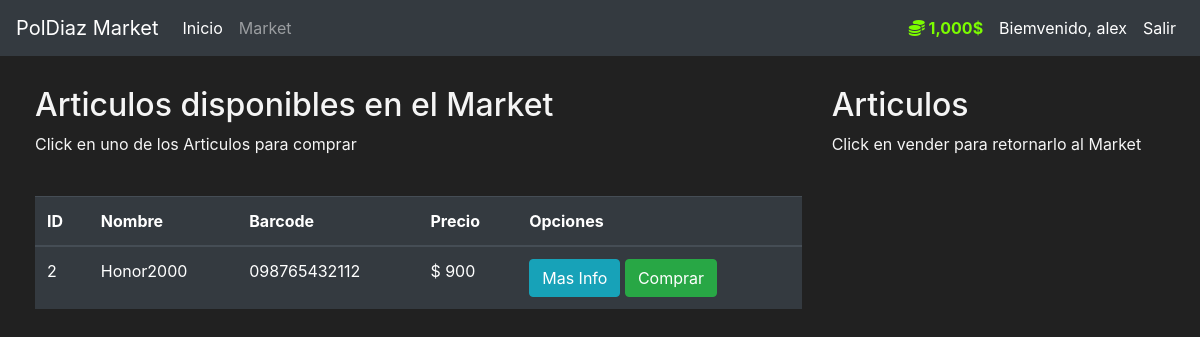
Before: /market (signed in) with the older database file.
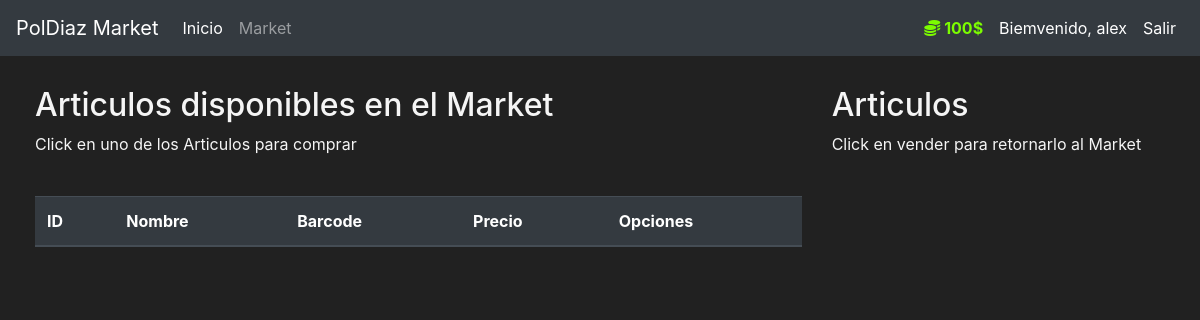
After: the same page with the newer database file.
### market/models.py (models this page shows, shortened)
class User(db.Model, UserMixin):
    id = db.Column(db.Integer(), primary_key=True)
    usuario = db.Column(db.String(length=30), nullable=False, unique=True)
    email = db.Column(db.String(length=50), nullable=False, unique=True)
    password_hash = db.Column(db.String(length=60), nullable=False)
    budget = db.Column(db.Integer(), nullable=False, default=1000)
    items = db.relationship("Item", backref="owned_user", lazy=True)
    @property
    def prettier_budget(self):
        if len(str(self.budget)) >= 4:
            return f"{str(self.budget)[:-3]},{str(self.budget)[-3:]}$"
        else:
            return f"{self.budget}$"
    @property
    def password(self):
        return self.password

class Item(db.Model):
    id = db.Column(db.Integer(), primary_key=True)
    nombre = db.Column(db.String(length=30), nullable=False, unique=True)
    precio = db.Column(db.Integer(), nullable=False)
    barcode = db.Column(db.String(length=12), nullable=False, unique=True)
    descripcion = db.Column(db.String(length=1024), nullable=False, unique=True)
    owner = db.Column(db.Integer(), db.ForeignKey("user.id"))

### market/routes.py (the view, shortened to what this page needs)
@app.route("/market", methods=["GET", "POST"])
@login_required
def market_page():
    purchase_form = PurchaseItemForm()
    if request.method == "GET":
        items = Item.query.filter_by(owner=None)
        return render_template("market.html", items=items, purchase_form=purchase_form)

### market/models.py (called while the page is built)
@login_manager.user_loader
def load_user(user_id):
    return User.query.get(int(user_id))

### market/templates/market.html (shortened to what this page needs)
{% extends 'base.html' %}
{% block content %}
  <div class="row" style="margin-top: 30px; margin-left: 20px;">
    <div class="col-8">
      <h2>Articulos disponibles en el Market</h2>
      <p>Click en uno de los Articulos para comprar</p>
      <br />
      <table class="table table-hover table-dark">
        <thead>
          <tr>
            <th scope="col">ID</th>
            <th scope="col">Nombre</th>
            <th scope="col">Barcode</th>
            <th scope="col">Precio</th>
            <th scope="col">Opciones</th>
          </tr>
        </thead>
      <tbody>
        {% for item in items %}
          <tr>
            <td>{{ item.id }}</td>
            <td>{{ item.nombre }}</td>
            <td>{{ item.barcode }}</td>
            <td>$ {{ item.precio }}</td>
            <td>
              <button
                class="btn btn-outline btn-info"
                data-toggle="modal"
                data-target="#Modal-MoreInfo-{{ item.id }}">
                Mas Info
              </button>
              <button
                class="btn btn-outline btn-success"
                data-toggle="modal"
                data-target="#Modal-PurchaseConfirm-{{ item.id }}">
                Comprar
              </button>
            </td>
          </tr>
        {% endfor %}
        </tbody>
      </table>
    </div>
    <div class="col-4">
      <h2>Articulos</h2>
      <p>Click en vender para retornarlo al Market</p>
      <br />
    </div>
  </div>
{% endblock %}

### market/templates/base.html (shortened to what this page needs)
<!DOCTYPE html>
<html lang="es">
  <head>
    <link
      rel="stylesheet"
      href="https://cdn.jsdelivr.net/npm/bootstrap@4.5.3/dist/css/bootstrap.min.css"
    />
  </head>
  <body>
    <nav class="navbar navbar-expand-md navbar-dark bg-dark">
      <a class="navbar-brand" href="{{ url_for('home_page') }}">PolDiaz Market</a>
      <div class="collapse navbar-collapse" id="navbarNav">
        <ul class="navbar-nav mr-auto">
          <li class="nav-item active">
            <a class="nav-link" href="{{ url_for('home_page') }}"
              >Inicio
            </a>
          </li>
          <li class="nav-item">
            <a class="nav-link" href="{{ url_for('market_page') }}">Market</a>
          </li>
        </ul>
        {% if current_user.is_authenticated %}
          <ul class="navbar-nav">
            <li class="nav-item active">
              <a class="nav-link" style="color: lawngreen; font-weight: bold">
                <i class="fas fa-coins"></i>
                {{ current_user.prettier_budget }}
              </a>
            </li>
            <li class="nav-item active">
              <a class="nav-link">Biemvenido, {{ current_user.usuario }}</a>
            </li>
            <li class="nav-item active">
              <a class="nav-link" href="{{ url_for('logout_page') }}">Salir</a>
            </li>
          </ul>
        {% endif %}
      </div>
    </nav>
    {% block content %} {% endblock %}
  </body>
</html>

### market/templates/base.html (style rules this page uses)
body { background-color: #212121; color: whitesmoke; }

Changed rows visible on the page:
no longer on this page (row edited): Item: id "2", nombre "Honor2000", barcode "098765432112", precio "900"
changed User "alex": prettier_budget "1,000$" → "100$"
